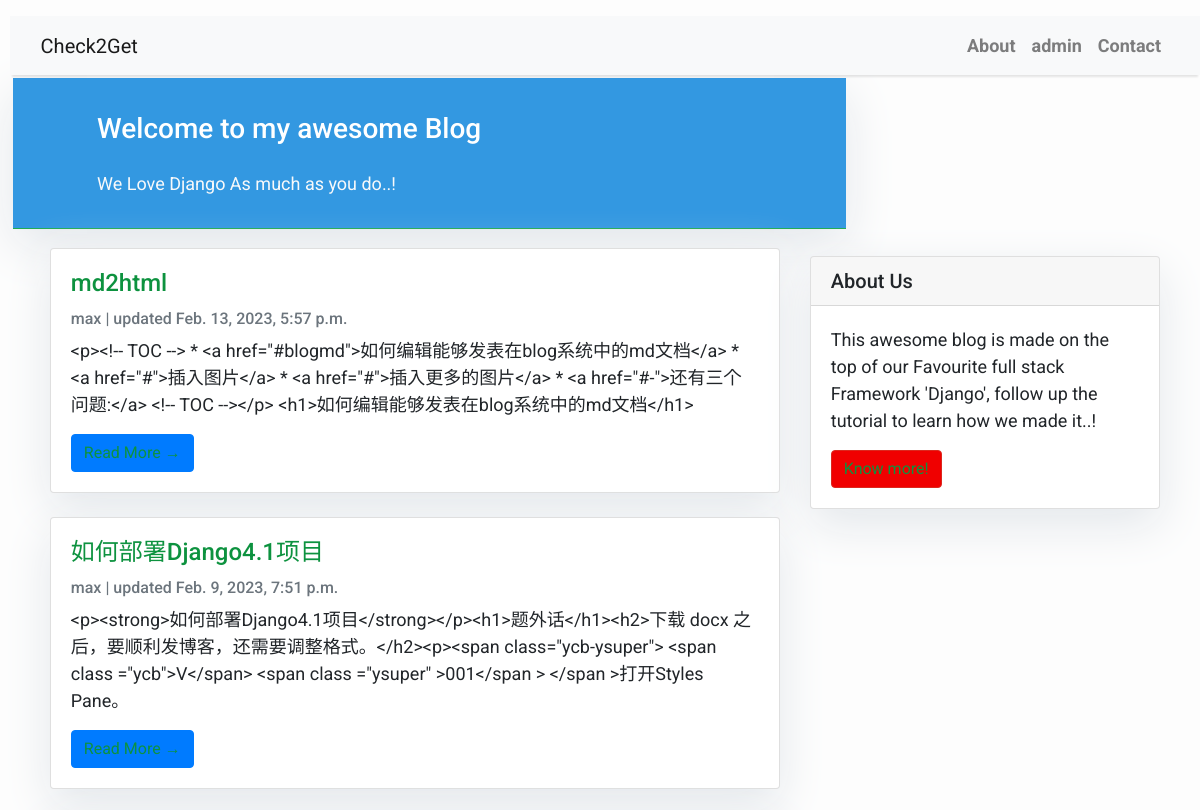
The app's page / (upper part), older data.
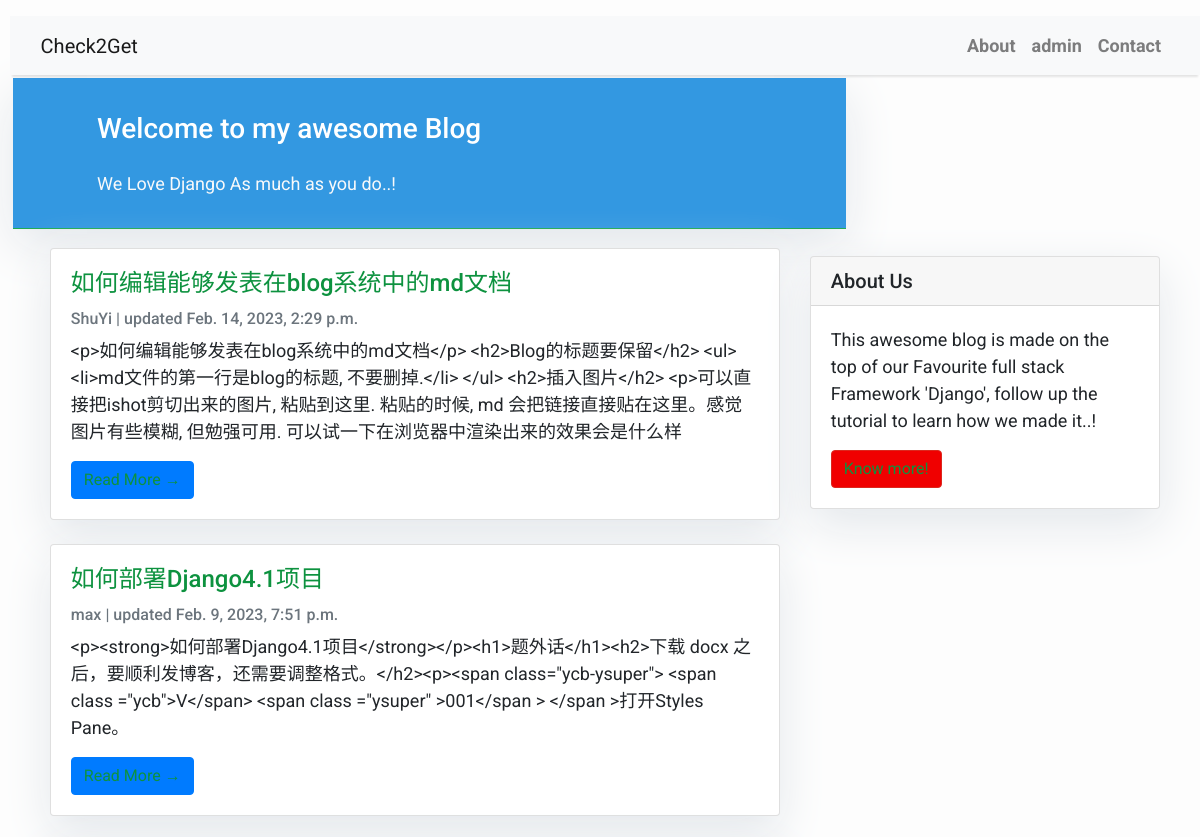
The same page, newer data.
### blog/models.py (models this page shows, shortened)
class Post(models.Model):
    title = models.CharField(max_length=200)
    section = models.CharField(max_length=200)
    project = models.CharField(max_length=200)
    chapter = models.CharField(max_length=200)
    level = models.CharField(max_length=200)
    slug = models.SlugField(max_length=200)
    author = models.ForeignKey(User, on_delete=models.CASCADE, related_name='blog_posts')
    updated_on = models.DateTimeField(auto_now=True)
    content = models.TextField()
    created_on = models.DateTimeField(auto_now_add=True)
    status = models.IntegerField(choices=STATUS, default=0)
    class Meta:
        ordering = ['-title']

### blog/views.py (the view)
# urls.py: path('', views.PostList.as_view(), name='home'),  # url: 192.168.0.244:8000
class PostList(generic.ListView):
    model = Post
    queryset = Post.objects.filter(status=1).order_by('-created_on')
    template_name = 'index.html'

### templates/index.html (shortened to what this page needs)
{% extends "base.html" %}
{% block content %}
<header class="masthead">
    <div class="container">
        <div class="row">
            <div class=" col-md-8 col-md-10 mx-auto">
                <div class="site-heading">
                    <h3 class=" site-heading my-4 mt-3 text-white"> Welcome to my awesome Blog </h3>
                    <p class="text-light">We Love Django As much as you do..! &nbsp
                    </p>
                </div>
            </div>
        </div>
    </div>
</header>
<div class="container">
    <div class="row">
        <div class="col-md-8 mt-3 left">
            {% for post in post_list %}
            <div class="card mb-4">
                <div class="card-body">
                    <h2 class="card-title">{{ post.title }}</h2>
                    <p class="card-text text-muted h6">{{ post.author }} | updated {{ post.updated_on}} </p>
                    <p class="card-text">{{post.content|slice:":200" }}</p>
                    <a href="{% url 'post_detail' post.slug  %}" class="btn btn-primary">Read More &rarr;</a>
                </div>
            </div>
            {% endfor %}
        </div>
        {% block sidebar %} {% include 'sidebar.html' %} {% endblock sidebar %}
    </div>
</div>
{%endblock%}

Row changes from the older to the newer data that the page shows:
changed Post: title "md2html" → "如何编辑能够发表在blog系统中的md文档"; author "max" → "ShuYi"; updated_on "Feb. 13, 2023, 5:57 p.m." → "Feb. 14, 2023, 2:29 p.m."; content "<p><!-- TOC --> * <a href=\"#blogmd\">如何编辑能够发表在blog系统中的md文档</a> * <a href=\"#\">插入图片</a> * <a href=\"#\">插入更多的图片</a> * <a href=\"#-\">还有三个问题:</a> <!-- TOC --></p> <h1>如何编辑能够发表在blog系统中的md文档</h1>" → "<p>如何编辑能够发表在blog系统中的md文档</p> <h2>Blog的标题要保留</h2> <ul> <li>md文件的第一行是blog的标题, 不要删掉.</li> </ul> <h2>插入图片</h2> <p>可以直接把ishot剪切出来的图片, 粘贴到这里. 粘贴的时候, md 会把链接直接贴在这里。感觉图片有些模糊, 但勉强可用. 可以试一下在浏览器中渲染出来的效果会是什么样"
